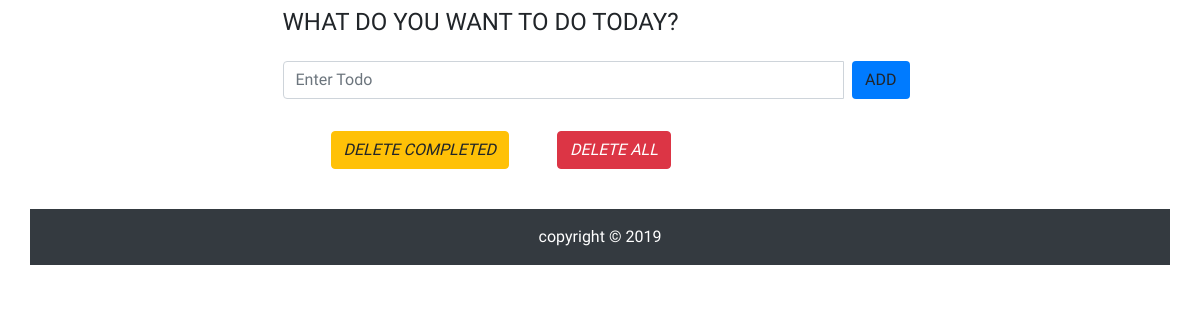
The app's page /, older data.
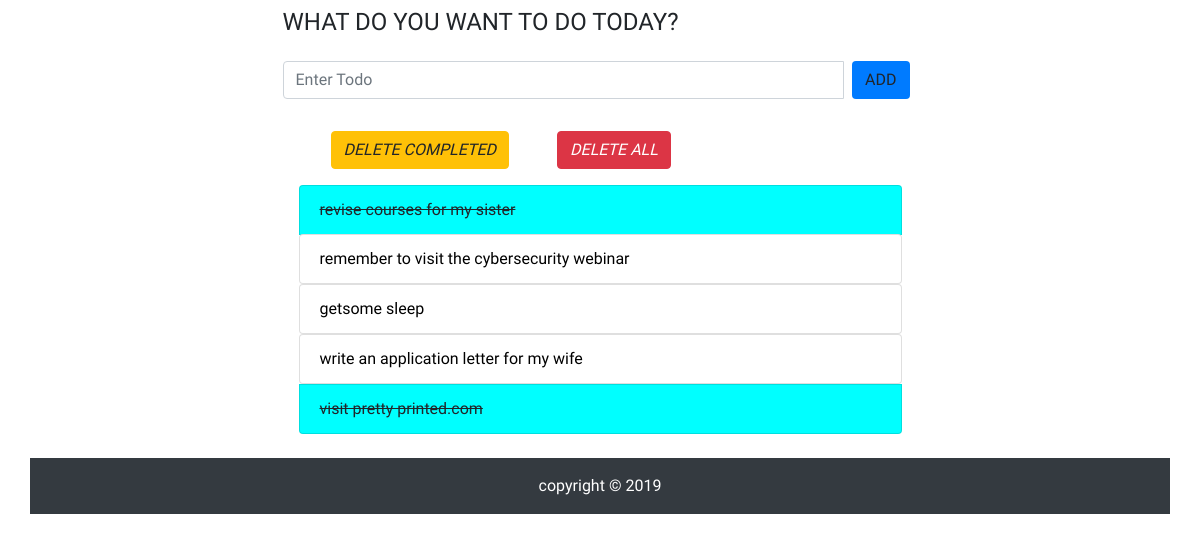
The same page, newer data.
### todo/models.py (models this page shows, shortened)
class Todo(models.Model):
    text = models.CharField(max_length=50)
    complete = models.BooleanField(default=False)

### todo/views.py (the view)
# urls.py: path('', views.index, name='index'),
def index(request):
    todo_list = Todo.objects.order_by('-id')
    form = TodoForm()
    context={
        'todo_list': todo_list,
        'form': form
    }
    return render(request, 'todo/index.html',context)

### todo/forms.py
class TodoForm(forms.Form):
    text = forms.CharField(
        max_length=100,
        widget=forms.TextInput(attrs={
            'class': 'form-control',
            'placeholder': 'Enter Todo',
            'aria-label': 'Todo',
            'aria-describedby': 'add-btn'
        })
    )

### todo/templates/todo/index.html (shortened to what this page needs)
{% load static %}
<!DOCTYPE html>
<html lang="en">
<head>
    <link rel="stylesheet" href="https://stackpath.bootstrapcdn.com/bootstrap/4.3.1/css/bootstrap.min.css">
    <link rel="stylesheet" href="{% static 'todo/styles.css' %}">
</head>
<body>
    <div class="container" id="wrapper">
        <div class="row">
            <div class="col-lg-7 col-lg-offset-6 py-2 m-auto" id="content">
                <h4>WHAT DO YOU WANT TO DO TODAY?</h4>
                <form action="{% url 'add' %}" method="POST" role="form" >
                    <div class="form-group py-3">
                        <div class="input-group">
                             {{ form.text }}
                             <span class="input-group-btn px-2">
                                 <button type="submit" class="btn btn-default bg-primary" id="add-btn">ADD</button>
                             </span>
                        </div>
                    </div>
                </form>
                <div class="row t10">
                    <div class="col-lg-12 align-items-center">
                        <div class="btn-toolbar ">
                            <div class="btn-group px-5">
                                <a href="{% url 'delete_completed' %}"><button type="submit" class="btn btn-warning">
                                    <i class="glyphicon glyphicon-trash">DELETE COMPLETED</i>
                                </button></a>
                            </div>
                            <div class="btn-group">
                                <a href="{% url 'delete_all' %}"><button type="submit" class="btn btn-danger">
                                    <i class="glyphicon glyphicon-trash">DELETE ALL</i>
                                </button></a>
                            </div>
                        </div>
                    </div>
                </div>
                <ul class="list-group t20 p-3">
                    {% for todo in todo_list %}
                        {% if todo.complete %}
                        <li class="list-group-item todo-completed"> {{ todo.text }}</li>
                        {% else %}
                        <a href="{% url 'complete' todo.id %}"><li class="list-group-item">{{ todo.text }}</li></a>
                        {% endif %}
                    {% endfor %}
                </ul>
            </div>
        </div>
        <footer>
            <div class="row pad bg-dark">
                <div class="col-lg-12 text-center text-white py-3">
                    copyright &copy; 2019
                </div>
            </div>
        </footer>
    </div>
</body>
</html>

Row changes from the older to the newer data that the page shows:
added Todo: text "revise courses for my sister"
added Todo: text "remember to visit the cybersecurity webinar"
added Todo: text "getsome sleep"
added Todo: text "write an application letter for my wife"
added Todo: text "visit pretty printed.com"
